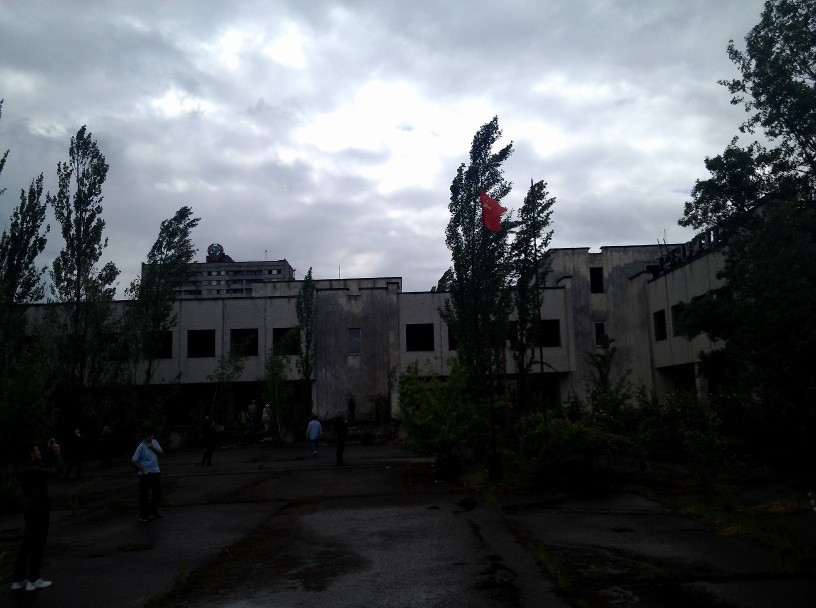
#> input picture trab3-contraste-logaritmico/1 - paisagem.jpg, 816 x 608 px
$ python grafico.py
#> lines starting #> are read from the running program, lines starting #| are printed output that depends on the picture
import numpy as np
import cv2
import matplotlib.pyplot as plt

#realce logaritmico
def log_enhancement(img):
    y = []
    for i in range(len(img)):
        y.append(int((0.15*(np.log(1 + img[i])))*255))

    return y

image = cv2.imread('1 - paisagem.jpg') #leitura da imagem
#> image is the input picture: shape (608, 816, 3); mean B, G, R 89.8, 85.5, 81.3
image = cv2.cvtColor(image,cv2.COLOR_BGR2GRAY) #transformação da imagem para escala de cinza
#> image: shape (608, 816)

x = list(image.flatten())
#> x = 496128 items
y = log_enhancement(x) #realce logaritmico
#> y = 496128 items

# print(len(x))
# print(len(y))

plt.scatter(x,y)
plt.savefig('gráfico.jpg')
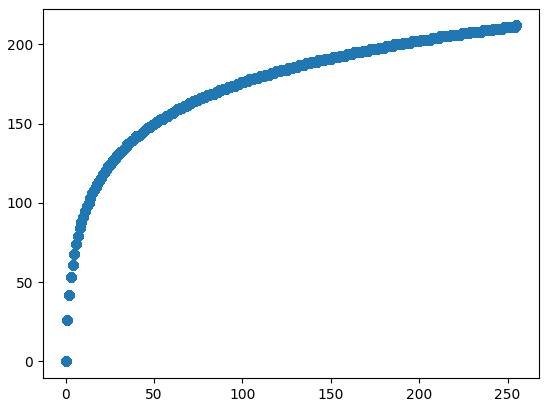
#> figure drawn by matplotlib, 1 panel
plt.show()
